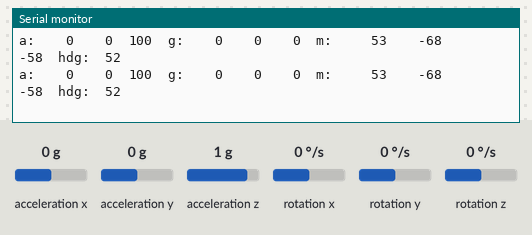
The sketch below on a simulated Arduino Uno, built with avr-gcc and run on an emulated ATmega328P. Shown: the last lines printed to the serial monitor. The test bench sets the inputs (shaded band); at power-on: acceleration x 0 g, acceleration y 0 g, acceleration z 1 g, rotation x 0 °/s, rotation y 0 °/s, rotation z 0 °/s.

Above: at 1.2 s.
1.3 s: acceleration x set to -1.4 g
At 2.1 s:
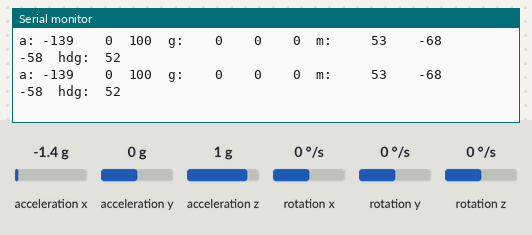
3.2 s: acceleration y set to -1.4 g
At 4.1 s:
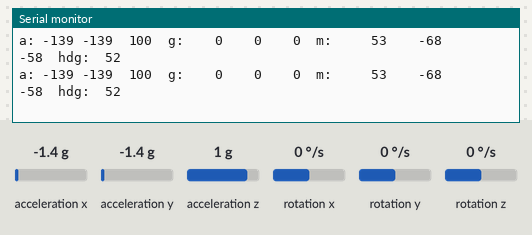
5.1 s: acceleration z set to -1.4 g
At 5.7 s:
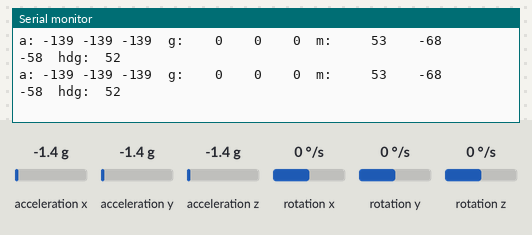
7.0 s: rotation x set to -192 °/s
At 8.0 s:
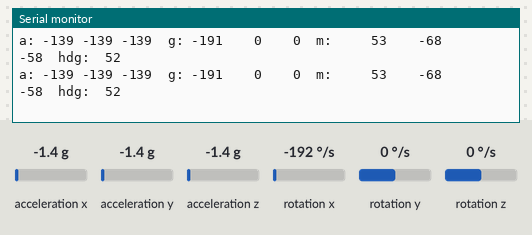
8.9 s: rotation y set to -192 °/s
At 10.0 s:
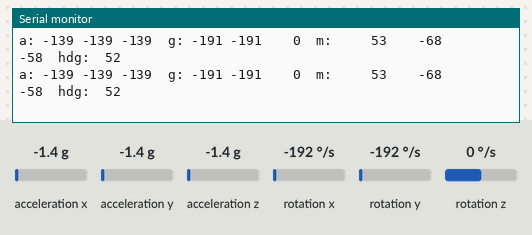
10.8 s: rotation z set to -192 °/s
At 11.8 s:
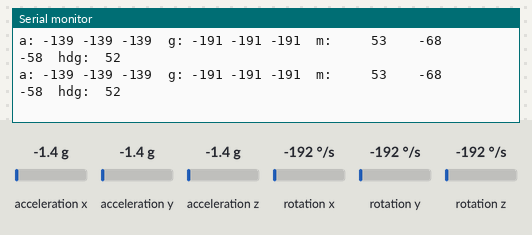

Measured:
- after the input at 1.3 s, the serial monitor: prints a new line at once (image 1)
- after the input at 3.2 s, the serial monitor: prints a new line at once (image 2)
- after the input at 5.1 s, the serial monitor: prints a new line at once (image 3)
- after the input at 7.0 s, the serial monitor: prints a new line at once (image 4)
- after the input at 8.9 s, the serial monitor: prints a new line at once (image 5)
- after the input at 10.8 s, the serial monitor: prints a new line at once (image 6)

The sketch:

MPU-9150_Original.ino
```cpp
// http://www.instructables.com/id/Simple-Manual-Magnetometer-Calibration/?ALLSTEPS
// Magetometer offsets:
#define MPU9150addr 0x68
#define MXOFFSET -53
#define MYOFFSET 68
#define MZOFFSET 58

#include "Wire.h"

// I2Cdev and MPU6050 must be installed as libraries, or else the .cpp/.h files
// for both classes must be in the include path of your project
#include <I2Cdev.h>
#include "MPU6050.h"
#include "math.h"
#include <PID_v1.h>

// class default I2C address is 0x68
// specific I2C addresses may be passed as a parameter here
// AD0 low = 0x68 (default for InvenSense evaluation board)
// AD0 high = 0x69
MPU6050 accelgyro(MPU9150addr);

float hdg, fax, fay, faz, fgx, fgy, fgz, fmx, fmy, fmz;
boolean AccelWkg; // Accelerometer present and working?


void setup() {
  // put your setup code here, to run once:
    Wire.begin();

    // initialize serial communication
    // (38400 chosen because it works as well at 8MHz as it does at 16MHz, but
    // it's really up to you depending on your project)
    Serial.begin(38400);

    // initialize device
    Serial.println("Initializing I2C devices...");
    accelgyro.initialize();

    // verify connection
    Serial.println("Testing device connections...");
    AccelWkg = accelgyro.testConnection();
    Serial.println(AccelWkg ? "MPU6050 connection successful" : "MPU6050 connection failed");

}

void loop() {
  // put your main code here, to run repeatedly:
    char line[256];

    if (AccelWkg) {
      readAccel();
      readMag();

      // display tab-separated accel/gyro x/y/z values
      sprintf(line, "a: %4d %4d %4d\tg: %4d %4d %4d\tm: %6d %6d %6d\thdg: %3d\n",
          int(fax*100), int(fay*100), int(faz*100),
          int(fgx), int(fgy), int(fgz), int(fmx), int(fmy), int(fmz), int(hdg));
          Serial.write(line);
          Serial.flush();
      delay(10);
    }
}

void readAccel() {
    int16_t ax, ay, az;
    int16_t gx, gy, gz;
    char line[256];
    // read raw accel/gyro measurements from device
    accelgyro.getMotion6(&ax, &ay, &az, &gx, &gy, &gz);
    // these methods (and a few others) are also available
    //accelgyro.getAcceleration(&ax, &ay, &az);
    //accelgyro.getRotation(&gx, &gy, &gz);
    // Convert accel to G
    fax = float(ax)/16384; fay = float(ay)/16384; faz = float(az)/16384;

    // Convert gyro to float deg/sec
    fgx = float(gx)/131.072; fgy = float(gy)/131.072; fgz = float(gz)/131.072;

}

void readMag() {
  int16_t mx, my, mz;
  accelgyro.getMag(&mx, &my, &mz);
  // Apply offets to magnetometer
  mx -= MXOFFSET; my -= MYOFFSET; mz -= MZOFFSET;
  fmx = float(mx); fmy = float(my); fmz = float(mz);

  hdg = atan2(-fmy, fmx) * 180 / 3.14159;
  if (hdg < 0) hdg += 360;
}
```
